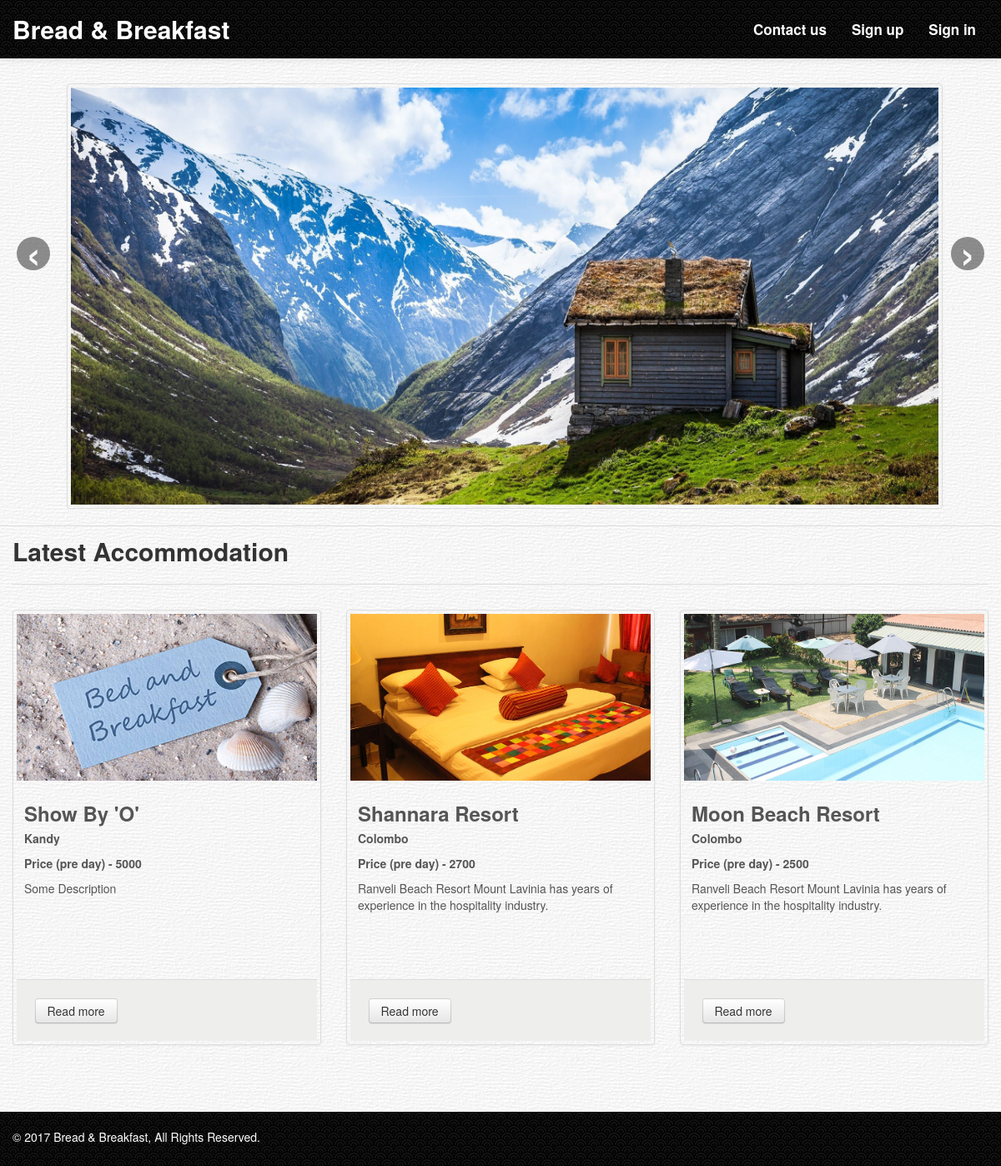
Before: / with the older database file.
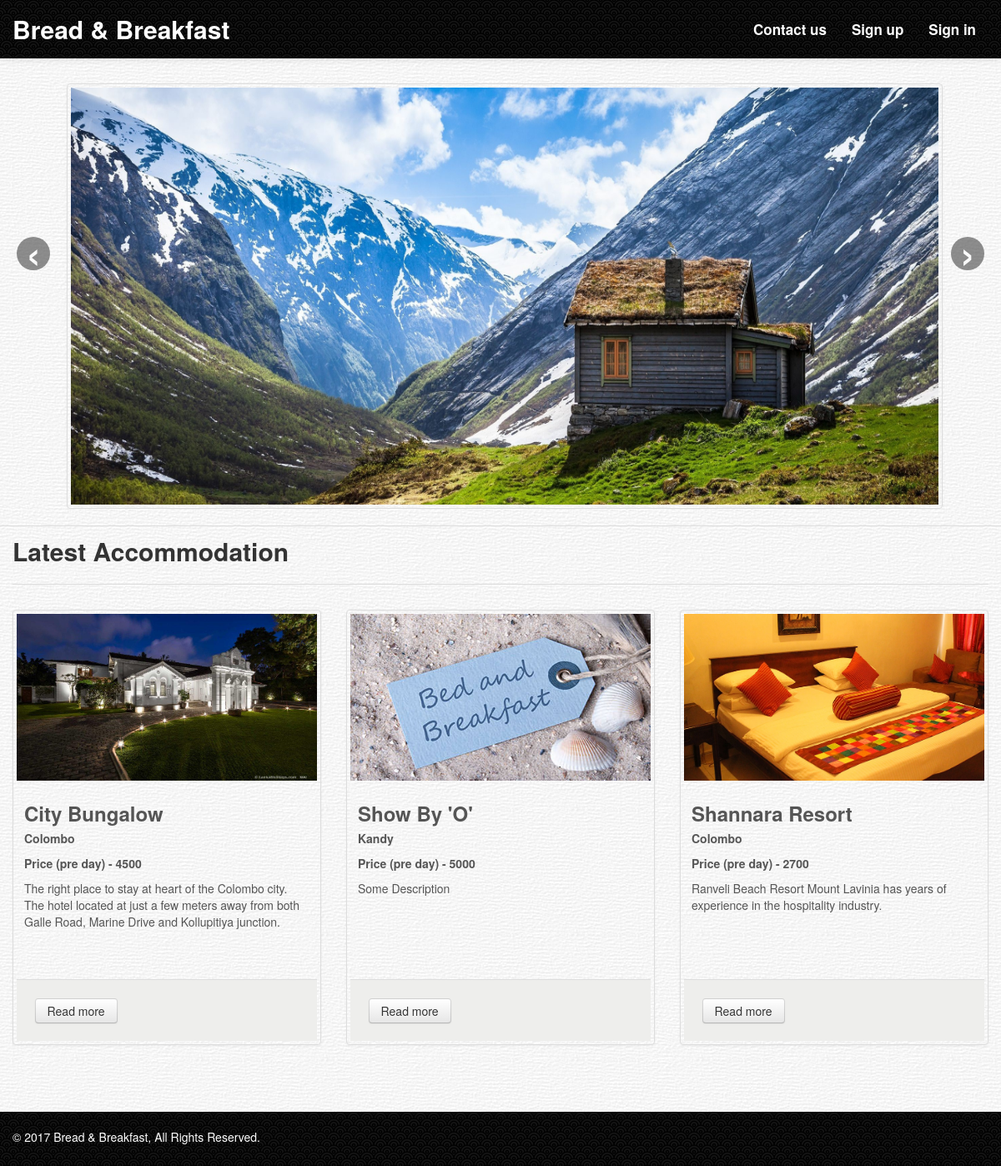
After: the same page with the newer database file.
### tables this page shows
CREATE TABLE `lodging` (
  `id` int(11) NOT NULL AUTO_INCREMENT,
  `name` varchar(200) NOT NULL,
  `price` int(11) NOT NULL,
  `description` text NOT NULL,
  `long_description` text,
  `location` varchar(50) NOT NULL,
  `image_url` text NOT NULL,
  `availability` tinyint(1) DEFAULT '1' COMMENT '1 - available 0 - unavailable',
  `user_id` int(11) NOT NULL,
  `created_date` timestamp NOT NULL DEFAULT CURRENT_TIMESTAMP,
  `status` tinyint(1) DEFAULT '1',
  PRIMARY KEY (`id`)
);

### index.php (the view, shortened to what this page needs)
<?php
    include_once("config/db_config.php");
    include('layouts/header.php');
?>
    <div class="content">
      <div class="slider">
        <div class="container-fluid">
          <div id="heroSlider" class="carousel slide">
            <div class="carousel-inner">
              <div class="active item">
                <div class="hero-unit">
                  <div class="row-fluid">
                    <img src="assets/img/sliders/mountain_lodge_top_snow_92237_2560x1080.jpg" class="thumbnail" style="width: 1280px; height: 500px;">
                  </div>
                </div>
              </div>
            </div>
            <a class="left carousel-control" href="#heroSlider" data-slide="prev">‹</a>
            <a class="right carousel-control" href="#heroSlider" data-slide="next">›</a>
          </div>
        </div>
      </div>
        <div class="container">
          <div class="page-header">
            <h2>Latest Accommodation</h2>
          </div>
          <div class="row-fluid">
            <ul class="thumbnails">
            <?php
              $results = $connection->query("SELECT * FROM lodging ORDER BY id DESC LIMIT 0 , 3");
            if (mysqli_num_rows($results)>0) {
                while ($obj = $results->fetch_object()) {
            ?>
          <li class="span4">
          <form action="lodging_detail_view.php" method="post">
            <div class="thumbnail">
                <img src="<?php echo $obj->image_url;?>" alt="product name" style="height: 200px">
              <div class="caption">
                <h3 style="margin-bottom: 0px;"><?php echo $obj->name;?></h3>
                <h5 style="margin-top: 0px;"><?php echo $obj->location;?></h5>
                <h5>Price (pre day) - <?php echo $obj->price;?></h5>
                <p style="height: 100px;">
                    <?php echo $obj->description;?>
                </p>
              </div>
              <div class="widget-footer">
                <p>
                  <button class="btn">Read more</button>
                </p>
              </div>
            </div>
          </form>
          </li>
            <?php
                }
            } else {
                echo '<div class="alert alert-danger alert-dismissible" role="alert" style="text-align: center;">
                            <button type="button" class="close" data-dismiss="alert" aria-label="Close"><span aria-hidden="true">&times;</span></button>
                            <strong>Oops!</strong> Products Not Found !.
                      </div>';
            }
            ?>
            </ul>
          </div>
        </div>
    </div>
<?php
    include('layouts/footer.php');
?>

### layouts/header.php (shortened to what this page needs)
<!DOCTYPE html>
<html lang="en">
  <head>
    <link href="assets/css/bootstrap.min.css" rel="stylesheet">
    <link href="assets/css/bootstrap-responsive.min.css" rel="stylesheet">
    <link href="assets/css/font-awesome.css" rel="stylesheet">
    <link href="assets/css/font-awesome-ie7.css" rel="stylesheet">
    <link href="assets/css/boot-business.css" rel="stylesheet">
  </head>
  <body>
    <header>
      <div class="navbar navbar-fixed-top">
        <div class="navbar-inner">
          <div class="container">
            <a href="index.php" class="brand brand-bootbus">Bread & Breakfast</a>
            <div class="nav-collapse collapse">
              <ul class="nav pull-right">
                <li><a href="contact_us.php">Contact us</a></li>
                <?php if(!(isset($_SESSION["user_email"]))){?>
                  <li><a href="register.php">Sign up</a></li>
                  <li><a href="login.php">Sign in</a></li>
                <?php } else { ?>
                  <li><a href="logout.php">Logout</a></li>
                <?php } ?>
              </ul>
            </div>
          </div>
        </div>
      </div>
    </header>

### layouts/footer.php (shortened to what this page needs)
    <footer>
      <div class="container">
        <p>
          &copy; 2017 Bread & Breakfast, All Rights Reserved.
        </p>
      </div>
    </footer>
  </body>
</html>

### assets/css/boot-business.css (style rules this page uses)
.navbar-inner, footer { border: none; padding: 15px 0; background: url('../img/header-footer.png'); }
.navbar .brand-bootbus { font-size: 30px; cursor: pointer; text-shadow: none; color: white; font-weight: bold; }
.navbar .nav > li > a { text-shadow: none; color: white; font-size: 17px; font-weight: bold; -webkit-border-radius: 3px; -moz-border-radius: 3px; border-radius: 3px; }
.hero-unit { background: none; padding: 0 60px 0 60px; margin: 0; }
.carousel-control { border: none; }
.left { left: 0; }
.right { right: 0 !important; }
.content { padding: 30px 0; background: url('../img/content.png'); }
.thumbnail img { width: 100%; }
.page-header { margin: 0 0 30px; border-bottom: 1px solid #ddd; }
.slider { border-bottom: 1px solid #ddd; }
.widget-footer { padding: 6%; background-color: #EEEEEC; border-top: 1px solid #DDD; }
.widget-footer p { margin: 0; }
footer { color: white; padding-top: 20px; }
@media (min-width: 1200px) { body { padding-top: 70px; } }

Changed rows visible on the page:
no longer on this page (row edited): lodging: image_url (picture), name "Moon Beach Resort", location "Colombo", price "2500", description "Ranveli Beach Resort Mount Lavinia has years of experience in the hospitality industry."
added lodging: image_url (picture), name "City Bungalow", location "Colombo", price "4500", description "The right place to stay at heart of the Colombo city. The hotel located at just a few meters away from both Galle Road, Marine Drive and Kollupitiya junction."
